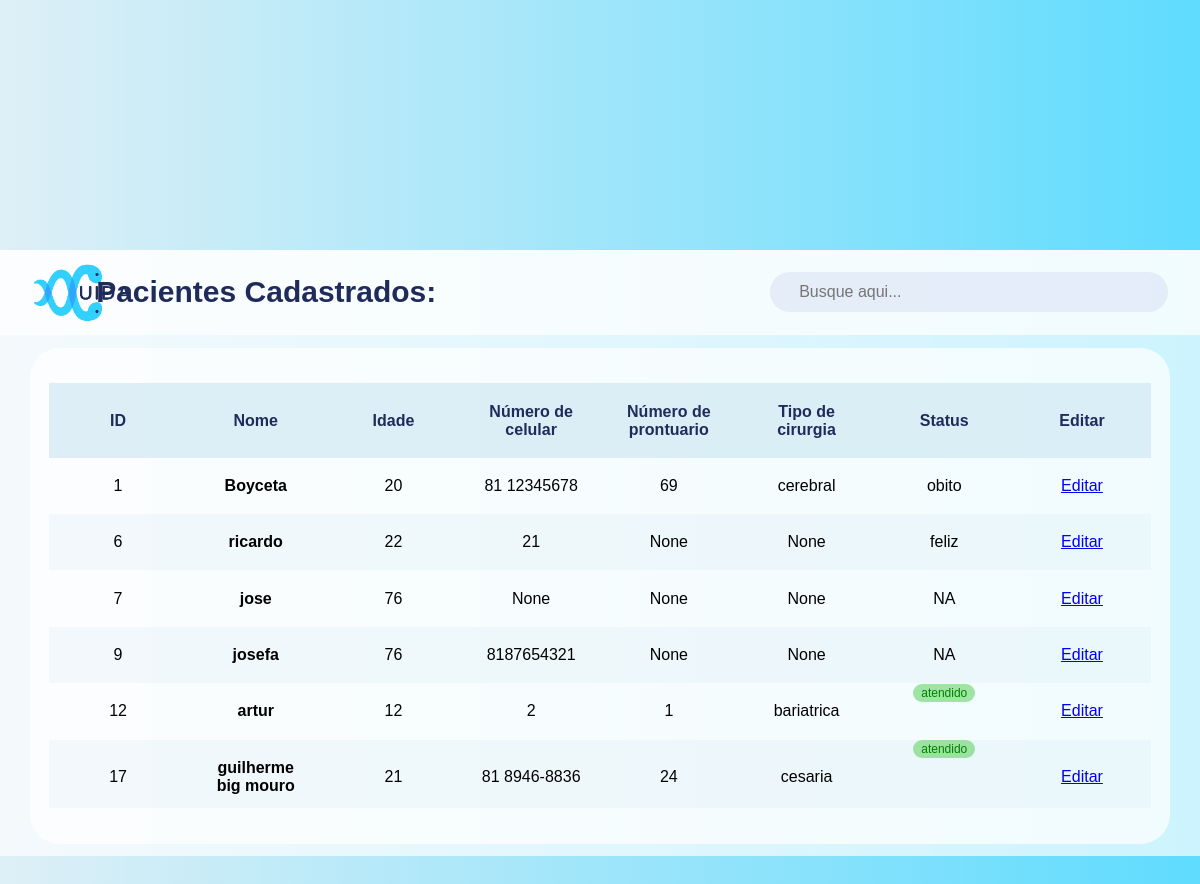
Before: /pacientes/ (signed in) with the older database file.
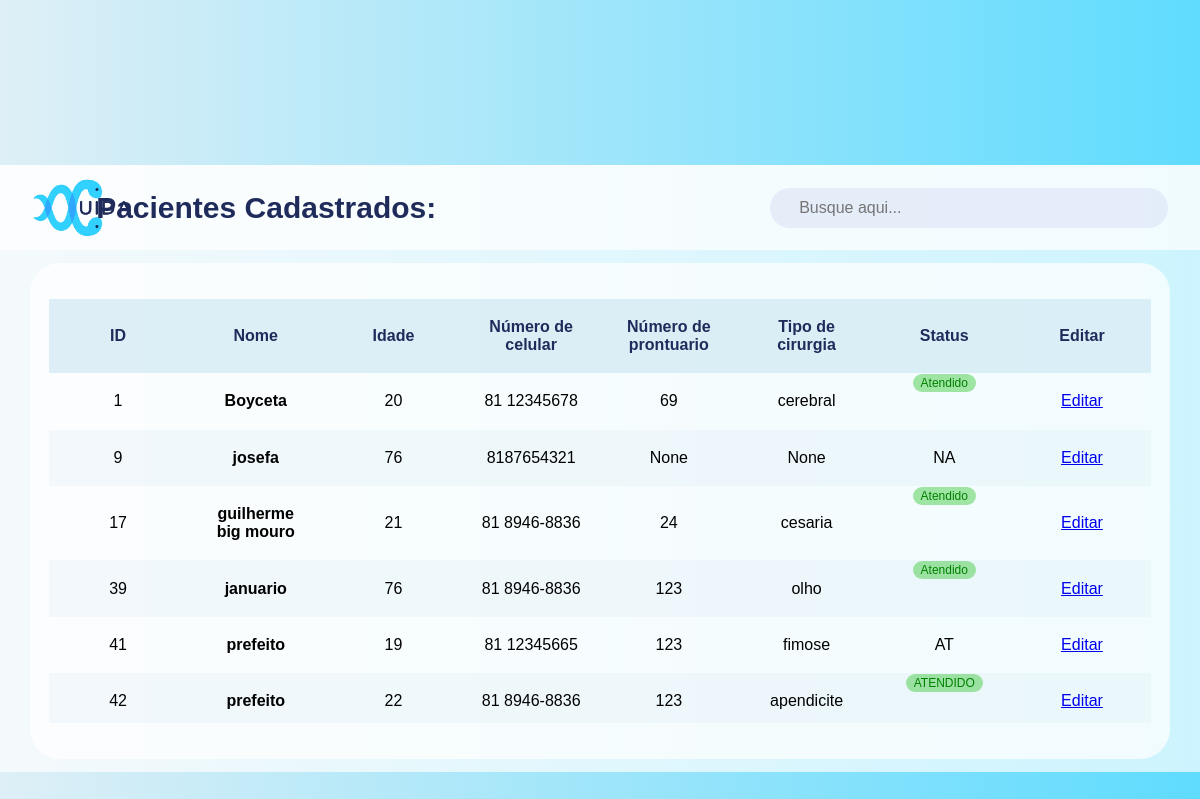
After: the same page with the newer database file.
### app_cuida/models.py (models this page shows, shortened)
class Paciente(models.Model):
    ATENDIDO = 'Atendido'
    NAO_ATENDIDO = 'Não atendido'
    STATUS_CHOICES = [
        (ATENDIDO, 'Atendido'),
        (NAO_ATENDIDO, 'Não Atendido'),
    ]
    id_paciente = models.AutoField(primary_key=True)
    nome = models.CharField(max_length=25, null=True, blank=True)
    idade = models.IntegerField(null=True, blank=True)
    numero_celular = models.CharField(max_length=15, null=True, blank=True)
    numero_prontuario = models.CharField(max_length=15, null=True, blank=True)
    tipo_cirurgia = models.CharField(max_length=15, null=True, blank=True)
    status = models.CharField(
        max_length=12,
        choices=STATUS_CHOICES,
        default=NAO_ATENDIDO
    )

### app_cuida/views.py (the view)
# urls.py: path('pacientes/', views.visualizar, name='listagem_pacientes'),
@login_required(login_url='login')
def visualizar(request):
    pacientes = Paciente.objects.all()
    context = {
        'pacientes': pacientes
    }
    return render(request, 'cadastro/pacientes.html', context)

### app_cuida/templates/cadastro/pacientes.html (shortened to what this page needs)
<!DOCTYPE html>
<html lang="en">
<head>
    {% load static %}
    <link rel="stylesheet" href="{% static 'css/paciente.css' %}?v=1.0">
    <link rel="stylesheet" href="https://cdnjs.cloudflare.com/ajax/libs/font-awesome/6.5.2/css/all.min.css" />
</head>
<body>
    <main class="table">
        <section class="table_header">
            <img src="{% static 'image\IMG_0211C.PNG' %}" class="user-image">
            <h1>Pacientes Cadastrados:</h1>
            <div class="input-group">
                <input type="search" id="searchInput" placeholder="Busque aqui...">
            </div>
        </section>
        <section class="table_body">
            <table>
                <thead>
                    <tr>
                        <th>ID</th>
                        <th>Nome</th>
                        <th>Idade</th>
                        <th>Número de celular</th>
                        <th>Número de prontuario</th>
                        <th>Tipo de cirurgia</th>
                        <th>Status</th>
                        <th>Editar</th>
                    </tr>
                </thead>
                <tbody>
                {% for paciente in pacientes %}
            <tr>
                <td>{{paciente.id_paciente}}</td>
                <td><strong>{{paciente.nome}}</strong></td>
                <td>{{paciente.idade}}</td>
                <td>{{paciente.numero_celular}}</td>
                <td>{{paciente.numero_prontuario}}</td>
                <td>{{paciente.tipo_cirurgia}}</td>
                <td>{{paciente.status}}</td>
                <td> <a href="{% url 'update_paciente' paciente.id_paciente %}">Editar</a></td>
            </tr>
                {% endfor %}
                </tbody>
            </table>
        </section>
    </main>
</body>
</html>

Changed rows visible on the page:
removed Paciente: id_paciente "6", nome "ricardo", idade "22", numero_celular "21", numero_prontuario "None", tipo_cirurgia "None", status "feliz"
removed Paciente: id_paciente "7", nome "jose", idade "76", numero_celular "None", numero_prontuario "None", tipo_cirurgia "None", status "NA"
removed Paciente: id_paciente "12", nome "artur", idade "12", numero_celular "2", numero_prontuario "1", tipo_cirurgia "bariatrica", status "atendido"
changed Paciente "Boyceta": status "obito" → "Atendido"
changed Paciente "guilherme big mouro": status "atendido" → "Atendido"
now on this page (row edited): Paciente: id_paciente "39", nome "januario", idade "76", numero_celular "81 8946-8836", numero_prontuario "123", tipo_cirurgia "olho", status "Atendido"
now on this page (row unchanged): Paciente: id_paciente "41", nome "prefeito", idade "19", numero_celular "81 12345665", numero_prontuario "123", tipo_cirurgia "fimose", status "AT"
now on this page (row unchanged): Paciente: id_paciente "42", nome "prefeito", idade "22", numero_celular "81 8946-8836", numero_prontuario "123", tipo_cirurgia "apendicite", status "ATENDIDO"
